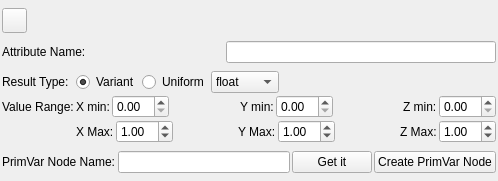
<?xml version="1.0" encoding="UTF-8"?>
<ui version="4.0">
 <class>Form</class>
 <widget class="QWidget" name="Form">
  <property name="geometry">
   <rect>
    <x>0</x>
    <y>0</y>
    <width>498</width>
    <height>181</height>
   </rect>
  </property>
  <property name="maximumSize">
   <size>
    <width>16777215</width>
    <height>195</height>
   </size>
  </property>
  <property name="windowTitle">
   <string>Form</string>
  </property>
  <layout class="QVBoxLayout" name="mainLayout">
   <property name="spacing">
    <number>2</number>
   </property>
   <property name="margin">
    <number>2</number>
   </property>
   <item>
    <widget class="QPushButton" name="delete_this">
     <property name="minimumSize">
      <size>
       <width>25</width>
       <height>25</height>
      </size>
     </property>
     <property name="maximumSize">
      <size>
       <width>25</width>
       <height>25</height>
      </size>
     </property>
     <property name="text">
      <string/>
     </property>
    </widget>
   </item>
   <item>
    <layout class="QHBoxLayout" name="horizontalLayout">
     <item>
      <widget class="QLabel" name="label">
       <property name="text">
        <string>Attribute Name:</string>
       </property>
      </widget>
     </item>
     <item>
      <widget class="QLineEdit" name="attr_name">
       <property name="maximumSize">
        <size>
         <width>270</width>
         <height>16777215</height>
        </size>
       </property>
      </widget>
     </item>
    </layout>
   </item>
   <item>
    <layout class="QGridLayout" name="gridLayout">
     <item row="1" column="1">
      <layout class="QHBoxLayout" name="horizontalLayout_3">
       <item>
        <widget class="QLabel" name="label_3">
         <property name="text">
          <string>X min:</string>
         </property>
        </widget>
       </item>
       <item>
        <widget class="QDoubleSpinBox" name="min_x_value">
         <property name="singleStep">
          <double>0.100000000000000</double>
         </property>
        </widget>
       </item>
       <item>
        <spacer name="horizontalSpacer_3">
         <property name="orientation">
          <enum>Qt::Horizontal</enum>
         </property>
         <property name="sizeHint" stdset="0">
          <size>
           <width>40</width>
           <height>20</height>
          </size>
         </property>
        </spacer>
       </item>
       <item>
        <widget class="QLabel" name="label_7">
         <property name="text">
          <string>Y min:</string>
         </property>
        </widget>
       </item>
       <item>
        <widget class="QDoubleSpinBox" name="min_y_value">
         <property name="singleStep">
          <double>0.100000000000000</double>
         </property>
        </widget>
       </item>
       <item>
        <spacer name="horizontalSpacer_4">
         <property name="orientation">
          <enum>Qt::Horizontal</enum>
         </property>
         <property name="sizeHint" stdset="0">
          <size>
           <width>40</width>
           <height>20</height>
          </size>
         </property>
        </spacer>
       </item>
       <item>
        <widget class="QLabel" name="label_8">
         <property name="text">
          <string>Z min:</string>
         </property>
        </widget>
       </item>
       <item>
        <widget class="QDoubleSpinBox" name="min_z_value">
         <property name="singleStep">
          <double>0.100000000000000</double>
         </property>
        </widget>
       </item>
      </layout>
     </item>
     <item row="0" column="0">
      <widget class="QLabel" name="label_10">
       <property name="text">
        <string>Result Type:</string>
       </property>
      </widget>
     </item>
     <item row="0" column="1">
      <layout class="QHBoxLayout" name="horizontalLayout_5">
       <item>
        <widget class="QRadioButton" name="variation">
         <property name="text">
          <string>Variant</string>
         </property>
         <property name="checked">
          <bool>true</bool>
         </property>
        </widget>
       </item>
       <item>
        <widget class="QRadioButton" name="uniform">
         <property name="text">
          <string>Uniform</string>
         </property>
        </widget>
       </item>
       <item>
        <widget class="QComboBox" name="type">
         <item>
          <property name="text">
           <string>float</string>
          </property>
         </item>
         <item>
          <property name="text">
           <string>integer</string>
          </property>
         </item>
        </widget>
       </item>
       <item>
        <spacer name="horizontalSpacer_5">
         <property name="orientation">
          <enum>Qt::Horizontal</enum>
         </property>
         <property name="sizeHint" stdset="0">
          <size>
           <width>40</width>
           <height>20</height>
          </size>
         </property>
        </spacer>
       </item>
      </layout>
     </item>
     <item row="1" column="0">
      <widget class="QLabel" name="label_2">
       <property name="text">
        <string>Value Range:</string>
       </property>
      </widget>
     </item>
     <item row="2" column="1">
      <layout class="QHBoxLayout" name="horizontalLayout_4">
       <item>
        <widget class="QLabel" name="label_4">
         <property name="text">
          <string>X Max:</string>
         </property>
        </widget>
       </item>
       <item>
        <widget class="QDoubleSpinBox" name="max_x_value">
         <property name="singleStep">
          <double>0.100000000000000</double>
         </property>
         <property name="value">
          <double>1.000000000000000</double>
         </property>
        </widget>
       </item>
       <item>
        <spacer name="horizontalSpacer_2">
         <property name="orientation">
          <enum>Qt::Horizontal</enum>
         </property>
         <property name="sizeHint" stdset="0">
          <size>
           <width>40</width>
           <height>20</height>
          </size>
         </property>
        </spacer>
       </item>
       <item>
        <widget class="QLabel" name="label_6">
         <property name="text">
          <string>Y Max:</string>
         </property>
        </widget>
       </item>
       <item>
        <widget class="QDoubleSpinBox" name="max_y_value">
         <property name="singleStep">
          <double>0.100000000000000</double>
         </property>
         <property name="value">
          <double>1.000000000000000</double>
         </property>
        </widget>
       </item>
       <item>
        <spacer name="horizontalSpacer">
         <property name="orientation">
          <enum>Qt::Horizontal</enum>
         </property>
         <property name="sizeHint" stdset="0">
          <size>
           <width>40</width>
           <height>20</height>
          </size>
         </property>
        </spacer>
       </item>
       <item>
        <widget class="QLabel" name="label_9">
         <property name="text">
          <string>Z Max:</string>
         </property>
        </widget>
       </item>
       <item>
        <widget class="QDoubleSpinBox" name="max_z_value">
         <property name="singleStep">
          <double>0.100000000000000</double>
         </property>
         <property name="value">
          <double>1.000000000000000</double>
         </property>
        </widget>
       </item>
      </layout>
     </item>
    </layout>
   </item>
   <item>
    <layout class="QHBoxLayout" name="horizontalLayout_2">
     <item>
      <widget class="QLabel" name="label_5">
       <property name="text">
        <string>PrimVar Node Name:</string>
       </property>
      </widget>
     </item>
     <item>
      <widget class="QLineEdit" name="primvar_node_name">
       <property name="minimumSize">
        <size>
         <width>110</width>
         <height>0</height>
        </size>
       </property>
      </widget>
     </item>
     <item>
      <widget class="QPushButton" name="get_node_name">
       <property name="text">
        <string>Get it</string>
       </property>
      </widget>
     </item>
     <item>
      <widget class="QPushButton" name="create_node">
       <property name="text">
        <string>Create PrimVar Node</string>
       </property>
      </widget>
     </item>
    </layout>
   </item>
  </layout>
 </widget>
 <resources/>
 <connections/>
</ui>
